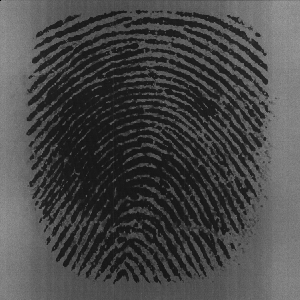
#> input picture data/dataset/train/DB3/101_2.tif, 300 x 300 px; its folder holds 4 pictures in this run
$ python fingerprint_pipline.py
#> lines starting #> are read from the running program, lines starting #| are printed output that depends on the picture
import cv2 as cv
from glob import glob
import os
import numpy as np
from utils.poincare import calculate_singularities
from utils.segmentation import create_segmented_and_variance_images
from utils.normalization import normalize
from utils.gabor_filter import gabor_filter
from utils.frequency import ridge_freq
from utils import orientation
from utils.crossing_number import calculate_minutiaes
from tqdm import tqdm
from utils.skeletonize import skeletonize


def fingerprint_pipline(input_img):
    block_size = 16

    # pipe line picture re https://www.cse.iitk.ac.in/users/biometrics/pages/111.JPG
    # normalization -> orientation -> frequency -> mask -> filtering

    # normalization - removes the effects of sensor noise and finger pressure differences.
    normalized_img = normalize(input_img.copy(), float(100), float(100))

    # color threshold
    # threshold_img = normalized_img
    # _, threshold_im = cv.threshold(normalized_img,127,255,cv.THRESH_OTSU)
    # cv.imshow('color_threshold', normalized_img); cv.waitKeyEx()

    # ROI and normalisation
    (segmented_img, normim, mask) = create_segmented_and_variance_images(normalized_img, block_size, 0.2)

    # orientations
    angles = orientation.calculate_angles(normalized_img, W=block_size, smoth=False)
    orientation_img = orientation.visualize_angles(segmented_img, mask, angles, W=block_size)

    # find the overall frequency of ridges in Wavelet Domain
    freq = ridge_freq(normim, mask, angles, block_size, kernel_size=5, minWaveLength=5, maxWaveLength=15)

    # create gabor filter and do the actual filtering
    gabor_img = gabor_filter(normim, angles, freq)

    # thinning oor skeletonize
    thin_image = skeletonize(gabor_img)

    # minutias
    minutias = calculate_minutiaes(thin_image)

    # singularities
    singularities_img = calculate_singularities(thin_image, angles, 1, block_size, mask)

    # visualize pipeline stage by stage
    output_imgs = [input_img, normalized_img, segmented_img, orientation_img, gabor_img, thin_image, minutias, singularities_img]
    for i in range(len(output_imgs)):
        if len(output_imgs[i].shape) == 2:
            output_imgs[i] = cv.cvtColor(output_imgs[i], cv.COLOR_GRAY2RGB)
    results = np.concatenate([np.concatenate(output_imgs[:4], 1), np.concatenate(output_imgs[4:], 1)]).astype(np.uint8)

    return results


if __name__ == '__main__':
    # open images
    img_dir = './data/dataset/train/DB3/*'
    output_dir = './output/DB3/'
    def open_images(directory):
#> called with directory = './data/dataset/train/DB3/*'
        images_paths = glob(directory)
        return np.array([cv.imread(img_path,0) for img_path in images_paths])
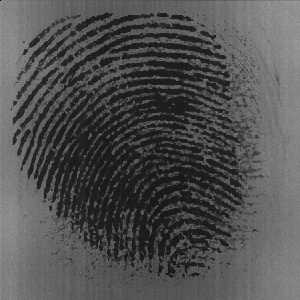
#> input picture data/dataset/train/DB3/101_4.tif, 300 x 300 px
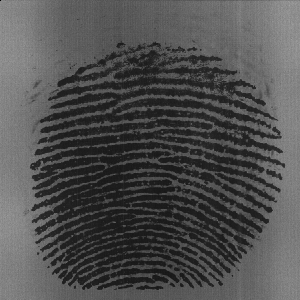
#> input picture data/dataset/train/DB3/101_5.tif, 300 x 300 px
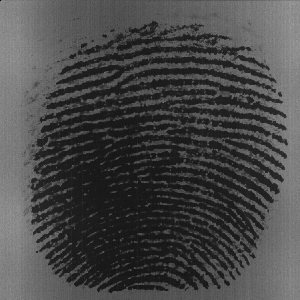
#> input picture data/dataset/train/DB3/101_6.tif, 300 x 300 px

    images = open_images(img_dir)

    # image pipeline
    os.makedirs(output_dir, exist_ok=True)
    for i, img in enumerate(tqdm(images)):
#> (the run stopped early here; a loop or call above may not have finished)
